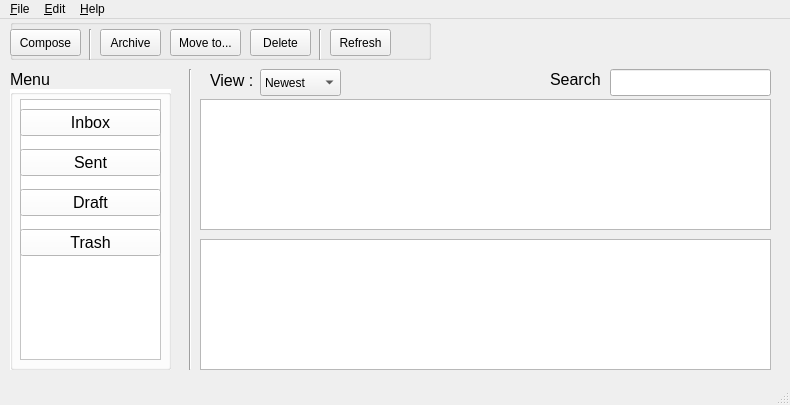
<?xml version="1.0" encoding="UTF-8"?>
<ui version="4.0">
 <class>mailbox_window</class>
 <widget class="QMainWindow" name="mailbox_window">
  <property name="geometry">
   <rect>
    <x>0</x>
    <y>0</y>
    <width>790</width>
    <height>405</height>
   </rect>
  </property>
  <property name="windowTitle">
   <string>MainWindow</string>
  </property>
  <widget class="QWidget" name="centralwidget">
   <widget class="QGroupBox" name="groupBox">
    <property name="geometry">
     <rect>
      <x>10</x>
      <y>0</y>
      <width>421</width>
      <height>41</height>
     </rect>
    </property>
    <property name="title">
     <string/>
    </property>
    <widget class="QPushButton" name="compose_pushButton">
     <property name="geometry">
      <rect>
       <x>0</x>
       <y>10</y>
       <width>71</width>
       <height>27</height>
      </rect>
     </property>
     <property name="text">
      <string>Compose</string>
     </property>
    </widget>
    <widget class="QPushButton" name="refresh_pushButton">
     <property name="geometry">
      <rect>
       <x>320</x>
       <y>10</y>
       <width>61</width>
       <height>27</height>
      </rect>
     </property>
     <property name="styleSheet">
      <string notr="true"/>
     </property>
     <property name="text">
      <string>Refresh</string>
     </property>
    </widget>
    <widget class="QPushButton" name="archive_pushButton">
     <property name="geometry">
      <rect>
       <x>90</x>
       <y>10</y>
       <width>61</width>
       <height>27</height>
      </rect>
     </property>
     <property name="text">
      <string>Archive</string>
     </property>
    </widget>
    <widget class="QPushButton" name="move_pushButton">
     <property name="geometry">
      <rect>
       <x>160</x>
       <y>10</y>
       <width>71</width>
       <height>27</height>
      </rect>
     </property>
     <property name="text">
      <string>Move to...</string>
     </property>
    </widget>
    <widget class="QPushButton" name="delete_pushButton">
     <property name="geometry">
      <rect>
       <x>240</x>
       <y>10</y>
       <width>61</width>
       <height>27</height>
      </rect>
     </property>
     <property name="text">
      <string>Delete</string>
     </property>
    </widget>
    <widget class="Line" name="line_2">
     <property name="geometry">
      <rect>
       <x>300</x>
       <y>10</y>
       <width>20</width>
       <height>31</height>
      </rect>
     </property>
     <property name="orientation">
      <enum>Qt::Vertical</enum>
     </property>
    </widget>
    <widget class="Line" name="line_3">
     <property name="geometry">
      <rect>
       <x>70</x>
       <y>10</y>
       <width>20</width>
       <height>31</height>
      </rect>
     </property>
     <property name="orientation">
      <enum>Qt::Vertical</enum>
     </property>
    </widget>
    <widget class="QWidget" name="horizontalLayoutWidget">
     <property name="geometry">
      <rect>
       <x>-10</x>
       <y>0</y>
       <width>521</width>
       <height>41</height>
      </rect>
     </property>
     <layout class="QHBoxLayout" name="horizontalLayout"/>
    </widget>
   </widget>
   <widget class="QGroupBox" name="groupBox_2">
    <property name="geometry">
     <rect>
      <x>10</x>
      <y>70</y>
      <width>161</width>
      <height>281</height>
     </rect>
    </property>
    <property name="autoFillBackground">
     <bool>false</bool>
    </property>
    <property name="styleSheet">
     <string notr="true">
background-color: rgb(255, 255, 255);</string>
    </property>
    <property name="title">
     <string/>
    </property>
    <widget class="QTreeView" name="menu">
     <property name="geometry">
      <rect>
       <x>10</x>
       <y>10</y>
       <width>141</width>
       <height>261</height>
      </rect>
     </property>
    </widget>
    <widget class="QPushButton" name="inbox_pushButton">
     <property name="geometry">
      <rect>
       <x>10</x>
       <y>20</y>
       <width>141</width>
       <height>27</height>
      </rect>
     </property>
     <property name="font">
      <font>
       <pointsize>12</pointsize>
      </font>
     </property>
     <property name="cursor">
      <cursorShape>PointingHandCursor</cursorShape>
     </property>
     <property name="styleSheet">
      <string notr="true"/>
     </property>
     <property name="text">
      <string>Inbox</string>
     </property>
    </widget>
    <widget class="QPushButton" name="sent_pushButton">
     <property name="geometry">
      <rect>
       <x>10</x>
       <y>60</y>
       <width>141</width>
       <height>27</height>
      </rect>
     </property>
     <property name="font">
      <font>
       <pointsize>12</pointsize>
      </font>
     </property>
     <property name="cursor">
      <cursorShape>PointingHandCursor</cursorShape>
     </property>
     <property name="text">
      <string>Sent</string>
     </property>
    </widget>
    <widget class="QPushButton" name="draft_pushButton">
     <property name="geometry">
      <rect>
       <x>10</x>
       <y>100</y>
       <width>141</width>
       <height>27</height>
      </rect>
     </property>
     <property name="font">
      <font>
       <pointsize>12</pointsize>
      </font>
     </property>
     <property name="cursor">
      <cursorShape>PointingHandCursor</cursorShape>
     </property>
     <property name="text">
      <string>Draft</string>
     </property>
    </widget>
    <widget class="QPushButton" name="trash_pushButton">
     <property name="geometry">
      <rect>
       <x>10</x>
       <y>140</y>
       <width>141</width>
       <height>27</height>
      </rect>
     </property>
     <property name="font">
      <font>
       <pointsize>12</pointsize>
      </font>
     </property>
     <property name="cursor">
      <cursorShape>PointingHandCursor</cursorShape>
     </property>
     <property name="text">
      <string>Trash</string>
     </property>
    </widget>
   </widget>
   <widget class="Line" name="line">
    <property name="geometry">
     <rect>
      <x>180</x>
      <y>50</y>
      <width>20</width>
      <height>301</height>
     </rect>
    </property>
    <property name="orientation">
     <enum>Qt::Vertical</enum>
    </property>
   </widget>
   <widget class="QComboBox" name="comboBox">
    <property name="geometry">
     <rect>
      <x>260</x>
      <y>50</y>
      <width>81</width>
      <height>27</height>
     </rect>
    </property>
    <item>
     <property name="text">
      <string>Newest</string>
     </property>
    </item>
    <item>
     <property name="text">
      <string>Oldest</string>
     </property>
    </item>
    <item>
     <property name="text">
      <string>Unread</string>
     </property>
    </item>
   </widget>
   <widget class="QLabel" name="menu_label">
    <property name="geometry">
     <rect>
      <x>10</x>
      <y>40</y>
      <width>56</width>
      <height>41</height>
     </rect>
    </property>
    <property name="font">
     <font>
      <pointsize>12</pointsize>
      <weight>50</weight>
      <bold>false</bold>
     </font>
    </property>
    <property name="text">
     <string>Menu</string>
    </property>
   </widget>
   <widget class="QLabel" name="view_label">
    <property name="geometry">
     <rect>
      <x>210</x>
      <y>46</y>
      <width>56</width>
      <height>31</height>
     </rect>
    </property>
    <property name="font">
     <font>
      <pointsize>12</pointsize>
     </font>
    </property>
    <property name="text">
     <string>View :</string>
    </property>
   </widget>
   <widget class="QLabel" name="search_label">
    <property name="geometry">
     <rect>
      <x>550</x>
      <y>40</y>
      <width>56</width>
      <height>41</height>
     </rect>
    </property>
    <property name="font">
     <font>
      <pointsize>12</pointsize>
     </font>
    </property>
    <property name="text">
     <string>Search :</string>
    </property>
   </widget>
   <widget class="QLineEdit" name="search_lineEdit">
    <property name="geometry">
     <rect>
      <x>610</x>
      <y>50</y>
      <width>161</width>
      <height>27</height>
     </rect>
    </property>
   </widget>
   <widget class="QTextBrowser" name="mailList_textBrowser">
    <property name="geometry">
     <rect>
      <x>200</x>
      <y>80</y>
      <width>571</width>
      <height>131</height>
     </rect>
    </property>
   </widget>
   <widget class="QTextBrowser" name="mailContents_textBrowser">
    <property name="geometry">
     <rect>
      <x>200</x>
      <y>220</y>
      <width>571</width>
      <height>131</height>
     </rect>
    </property>
   </widget>
  </widget>
  <widget class="QMenuBar" name="menubar">
   <property name="geometry">
    <rect>
     <x>0</x>
     <y>0</y>
     <width>790</width>
     <height>25</height>
    </rect>
   </property>
   <widget class="QMenu" name="menuFile">
    <property name="title">
     <string>&amp;File</string>
    </property>
    <addaction name="actionNew"/>
    <addaction name="actionSave"/>
    <addaction name="actionClose"/>
   </widget>
   <widget class="QMenu" name="menuEdit">
    <property name="title">
     <string>&amp;Edit</string>
    </property>
   </widget>
   <widget class="QMenu" name="menuHelp">
    <property name="title">
     <string>&amp;Help</string>
    </property>
    <addaction name="actionAbout_Us"/>
   </widget>
   <addaction name="menuFile"/>
   <addaction name="menuEdit"/>
   <addaction name="menuHelp"/>
  </widget>
  <widget class="QStatusBar" name="statusbar"/>
  <action name="actionNew">
   <property name="text">
    <string>New</string>
   </property>
  </action>
  <action name="actionSave">
   <property name="text">
    <string>Save</string>
   </property>
  </action>
  <action name="actionClose">
   <property name="text">
    <string>Close</string>
   </property>
  </action>
  <action name="actionAbout_Us">
   <property name="text">
    <string>About Us</string>
   </property>
  </action>
 </widget>
 <resources/>
 <connections/>
</ui>
